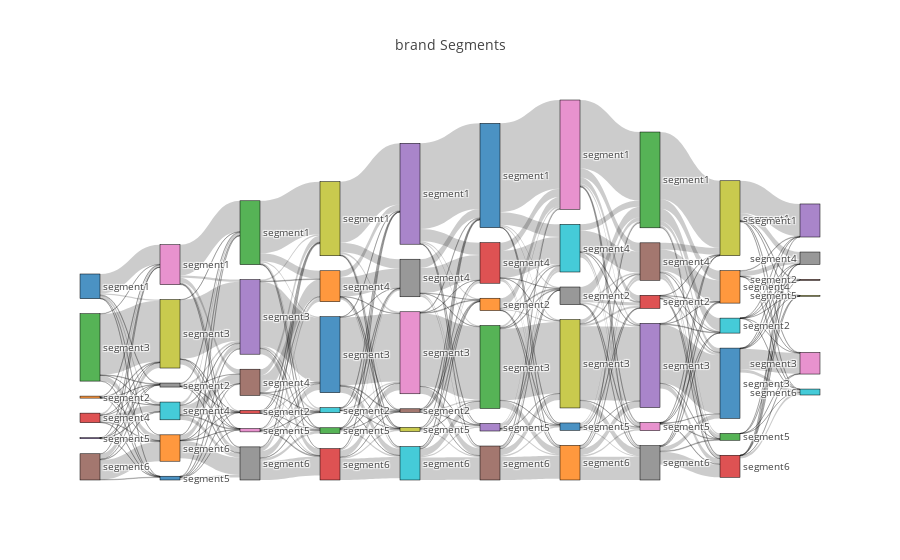

Write notebook code for a chart like this one.
### Code cell
data = dict(
    type='sankey',
    node = dict(
               pad = 15,
               thickness = 20,
               line = dict(color = "black", width = 0.5),
               label = label_lst,
               ),
    link = dict(
               source = source_lst,
               target = target_lst,
               value = values_lst
               )
             )

layout =  dict(title = "brand Segments", font = dict(size = 10))
fig = dict(data=[data], layout=layout)
iplot(fig, validate=False)

### Figure 1 — Plotly figure (JSON) as saved in the notebook; plotly's stock layout.template omitted (floating-point values rounded to 4 significant figures; data arrays with more than 128 entries replaced by an {"elided": "..."} marker saying what was removed)
{"data": [{"link": {"source": {"elided": "324 int values"}, "target": {"elided": "324 int values"}, "value": {"elided": "324 int values"}}, "node": {"label": ["segment1", "segment2", "segment3", "segment4", "segment5", "segment6", "segment1", "segment2", "segment3", "segment4", "segment5", "segment6", "segment1", "segment2", "segment3", "segment4", "segment5", "segment6", "segment1", "segment2", "segment3", "segment4", "segment5", "segment6", "segment1", "segment2", "segment3", "segment4", "segment5", "segment6", "segment1", "segment2", "segment3", "segment4", "segment5", "segment6", "segment1", "segment2", "segment3", "segment4", "segment5", "segment6", "segment1", "segment2", "segment3", "segment4", "segment5", "segment6", "segment1", "segment2", "segment3", "segment4", "segment5", "segment6", "segment1", "segment2", "segment3", "segment4", "segment5", "segment6"], "line": {"color": "black", "width": 0.5}, "pad": 15, "thickness": 20}, "type": "sankey"}], "layout": {"font": {"size": 10}, "title": "brand Segments"}}
